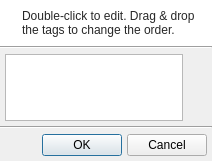
<?xml version="1.0" encoding="UTF-8"?>
<ui version="4.0">
 <class>QUCustomTagsDialog</class>
 <widget class="QDialog" name="QUCustomTagsDialog">
  <property name="geometry">
   <rect>
    <x>0</x>
    <y>0</y>
    <width>212</width>
    <height>161</height>
   </rect>
  </property>
  <property name="windowTitle">
   <string>Custom Tags</string>
  </property>
  <property name="windowIcon">
   <iconset resource="../resources/UltraStar-Manager.qrc">
    <normaloff>:/control/tag_custom.png</normaloff>:/control/tag_custom.png</iconset>
  </property>
  <layout class="QVBoxLayout" name="verticalLayout_3">
   <property name="spacing">
    <number>0</number>
   </property>
   <property name="leftMargin">
    <number>0</number>
   </property>
   <property name="topMargin">
    <number>0</number>
   </property>
   <property name="rightMargin">
    <number>0</number>
   </property>
   <property name="bottomMargin">
    <number>0</number>
   </property>
   <item>
    <widget class="QFrame" name="frame">
     <property name="palette">
      <palette>
       <active>
        <colorrole role="WindowText">
         <brush brushstyle="SolidPattern">
          <color alpha="216">
           <red>0</red>
           <green>0</green>
           <blue>0</blue>
          </color>
         </brush>
        </colorrole>
        <colorrole role="Base">
         <brush brushstyle="SolidPattern">
          <color alpha="255">
           <red>255</red>
           <green>255</green>
           <blue>255</blue>
          </color>
         </brush>
        </colorrole>
        <colorrole role="Window">
         <brush brushstyle="SolidPattern">
          <color alpha="255">
           <red>255</red>
           <green>255</green>
           <blue>255</blue>
          </color>
         </brush>
        </colorrole>
       </active>
       <inactive>
        <colorrole role="WindowText">
         <brush brushstyle="SolidPattern">
          <color alpha="216">
           <red>0</red>
           <green>0</green>
           <blue>0</blue>
          </color>
         </brush>
        </colorrole>
        <colorrole role="Base">
         <brush brushstyle="SolidPattern">
          <color alpha="255">
           <red>255</red>
           <green>255</green>
           <blue>255</blue>
          </color>
         </brush>
        </colorrole>
        <colorrole role="Window">
         <brush brushstyle="SolidPattern">
          <color alpha="255">
           <red>255</red>
           <green>255</green>
           <blue>255</blue>
          </color>
         </brush>
        </colorrole>
       </inactive>
       <disabled>
        <colorrole role="WindowText">
         <brush brushstyle="SolidPattern">
          <color alpha="63">
           <red>0</red>
           <green>0</green>
           <blue>0</blue>
          </color>
         </brush>
        </colorrole>
        <colorrole role="Base">
         <brush brushstyle="SolidPattern">
          <color alpha="255">
           <red>255</red>
           <green>255</green>
           <blue>255</blue>
          </color>
         </brush>
        </colorrole>
        <colorrole role="Window">
         <brush brushstyle="SolidPattern">
          <color alpha="255">
           <red>255</red>
           <green>255</green>
           <blue>255</blue>
          </color>
         </brush>
        </colorrole>
       </disabled>
      </palette>
     </property>
     <property name="autoFillBackground">
      <bool>true</bool>
     </property>
     <property name="frameShadow">
      <enum>QFrame::Raised</enum>
     </property>
     <layout class="QHBoxLayout">
      <item>
       <widget class="QLabel" name="infoIconLbl">
        <property name="sizePolicy">
         <sizepolicy hsizetype="Fixed" vsizetype="Preferred">
          <horstretch>0</horstretch>
          <verstretch>0</verstretch>
         </sizepolicy>
        </property>
        <property name="text">
         <string/>
        </property>
        <property name="pixmap">
         <pixmap resource="../resources/UltraStar-Manager.qrc">:/marks/information.png</pixmap>
        </property>
        <property name="alignment">
         <set>Qt::AlignLeading|Qt::AlignLeft|Qt::AlignTop</set>
        </property>
       </widget>
      </item>
      <item>
       <widget class="QLabel" name="label">
        <property name="text">
         <string>Double-click to edit. Drag &amp; drop the tags to change the order.</string>
        </property>
        <property name="alignment">
         <set>Qt::AlignLeading|Qt::AlignLeft|Qt::AlignTop</set>
        </property>
        <property name="wordWrap">
         <bool>true</bool>
        </property>
       </widget>
      </item>
     </layout>
    </widget>
   </item>
   <item>
    <widget class="Line" name="line">
     <property name="orientation">
      <enum>Qt::Horizontal</enum>
     </property>
    </widget>
   </item>
   <item>
    <layout class="QHBoxLayout" name="horizontalLayout">
     <property name="spacing">
      <number>0</number>
     </property>
     <property name="leftMargin">
      <number>5</number>
     </property>
     <property name="topMargin">
      <number>5</number>
     </property>
     <property name="rightMargin">
      <number>5</number>
     </property>
     <property name="bottomMargin">
      <number>5</number>
     </property>
     <item>
      <widget class="QListWidget" name="tagList">
       <property name="dragEnabled">
        <bool>true</bool>
       </property>
       <property name="dragDropMode">
        <enum>QAbstractItemView::InternalMove</enum>
       </property>
       <property name="alternatingRowColors">
        <bool>true</bool>
       </property>
       <property name="selectionMode">
        <enum>QAbstractItemView::ExtendedSelection</enum>
       </property>
       <property name="selectionBehavior">
        <enum>QAbstractItemView::SelectRows</enum>
       </property>
       <property name="selectionRectVisible">
        <bool>true</bool>
       </property>
      </widget>
     </item>
     <item>
      <layout class="QVBoxLayout" name="verticalLayout">
       <property name="spacing">
        <number>0</number>
       </property>
       <item>
        <widget class="QToolButton" name="addBtn">
         <property name="text">
          <string notr="true"/>
         </property>
         <property name="icon">
          <iconset resource="../resources/UltraStar-Manager.qrc">
           <normaloff>:/marks/add.png</normaloff>:/marks/add.png</iconset>
         </property>
         <property name="autoRaise">
          <bool>true</bool>
         </property>
        </widget>
       </item>
       <item>
        <widget class="QToolButton" name="removeBtn">
         <property name="text">
          <string notr="true"/>
         </property>
         <property name="icon">
          <iconset resource="../resources/UltraStar-Manager.qrc">
           <normaloff>:/marks/delete.png</normaloff>:/marks/delete.png</iconset>
         </property>
         <property name="autoRaise">
          <bool>true</bool>
         </property>
        </widget>
       </item>
       <item>
        <spacer name="verticalSpacer">
         <property name="orientation">
          <enum>Qt::Vertical</enum>
         </property>
         <property name="sizeHint" stdset="0">
          <size>
           <width>20</width>
           <height>40</height>
          </size>
         </property>
        </spacer>
       </item>
      </layout>
     </item>
    </layout>
   </item>
   <item>
    <widget class="Line" name="line_2">
     <property name="orientation">
      <enum>Qt::Horizontal</enum>
     </property>
    </widget>
   </item>
   <item>
    <layout class="QHBoxLayout" name="horizontalLayout_3">
     <property name="spacing">
      <number>5</number>
     </property>
     <property name="leftMargin">
      <number>5</number>
     </property>
     <property name="topMargin">
      <number>5</number>
     </property>
     <property name="rightMargin">
      <number>5</number>
     </property>
     <property name="bottomMargin">
      <number>5</number>
     </property>
     <item>
      <spacer name="horizontalSpacer">
       <property name="orientation">
        <enum>Qt::Horizontal</enum>
       </property>
       <property name="sizeHint" stdset="0">
        <size>
         <width>40</width>
         <height>20</height>
        </size>
       </property>
      </spacer>
     </item>
     <item>
      <widget class="QPushButton" name="applyBtn">
       <property name="text">
        <string>OK</string>
       </property>
       <property name="icon">
        <iconset resource="../resources/UltraStar-Manager.qrc">
         <normaloff>:/marks/accept.png</normaloff>:/marks/accept.png</iconset>
       </property>
       <property name="default">
        <bool>true</bool>
       </property>
      </widget>
     </item>
     <item>
      <widget class="QPushButton" name="cancelBtn">
       <property name="text">
        <string>Cancel</string>
       </property>
       <property name="icon">
        <iconset resource="../resources/UltraStar-Manager.qrc">
         <normaloff>:/marks/cancel.png</normaloff>:/marks/cancel.png</iconset>
       </property>
      </widget>
     </item>
    </layout>
   </item>
  </layout>
 </widget>
 <resources>
  <include location="../resources/UltraStar-Manager.qrc"/>
 </resources>
 <connections/>
</ui>
